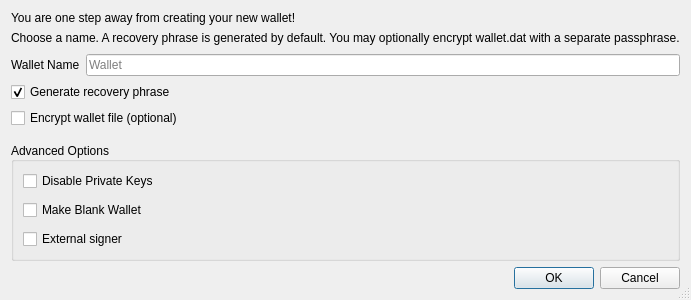
<?xml version="1.0" encoding="UTF-8"?>
<ui version="4.0">
 <class>CreateWalletDialog</class>
 <widget class="QDialog" name="CreateWalletDialog">
  <property name="geometry">
   <rect>
    <x>0</x>
    <y>0</y>
    <width>371</width>
    <height>298</height>
   </rect>
  </property>
  <property name="windowTitle">
   <string>Create Wallet</string>
  </property>
  <property name="sizeGripEnabled">
   <bool>true</bool>
  </property>
  <layout class="QVBoxLayout" name="verticalLayout">
   <item>
    <widget class="QLabel" name="label_description">
     <property name="sizePolicy">
      <sizepolicy hsizetype="Preferred" vsizetype="Preferred">
       <horstretch>0</horstretch>
       <verstretch>0</verstretch>
      </sizepolicy>
     </property>
     <property name="text">
      <string>You are one step away from creating your new wallet!</string>
     </property>
     <property name="alignment">
      <set>Qt::AlignLeading|Qt::AlignLeft|Qt::AlignVCenter</set>
     </property>
     <property name="wordWrap">
      <bool>false</bool>
     </property>
    </widget>
   </item>
   <item>
    <widget class="QLabel" name="label_subdescription">
     <property name="text">
      <string>Choose a name. A recovery phrase is generated by default. You may optionally encrypt wallet.dat with a separate passphrase.</string>
     </property>
    </widget>
   </item>
   <item>
    <spacer name="verticalSpacer">
     <property name="orientation">
      <enum>Qt::Vertical</enum>
     </property>
     <property name="sizeType">
      <enum>QSizePolicy::Fixed</enum>
     </property>
     <property name="sizeHint" stdset="0">
      <size>
       <width>20</width>
       <height>3</height>
      </size>
     </property>
    </spacer>
   </item>
   <item>
    <layout class="QHBoxLayout" name="horizontalLayout">
     <item>
      <widget class="QLabel" name="wallet_name_label">
       <property name="text">
        <string>Wallet Name</string>
       </property>
      </widget>
     </item>
     <item>
      <widget class="QLineEdit" name="wallet_name_line_edit">
       <property name="minimumSize">
        <size>
         <width>262</width>
         <height>0</height>
        </size>
       </property>
       <property name="placeholderText">
        <string>Wallet</string>
       </property>
      </widget>
     </item>
    </layout>
   </item>
   <item>
    <widget class="QCheckBox" name="show_recovery_phrase_checkbox">
     <property name="toolTip">
      <string>Generate a 24-word BIP39 recovery phrase (stored in wallet.dat). Shown once after creation with a backup warning. Not the same as the wallet encryption passphrase.</string>
     </property>
     <property name="text">
      <string>Generate recovery phrase</string>
     </property>
     <property name="checked">
      <bool>true</bool>
     </property>
    </widget>
   </item>
   <item>
    <widget class="QCheckBox" name="encrypt_wallet_checkbox">
     <property name="toolTip">
      <string>Encrypt wallet.dat on this device with a passphrase (local lock only). This is not your 24-word recovery phrase.</string>
     </property>
     <property name="text">
      <string>Encrypt wallet file (optional)</string>
     </property>
     <property name="checked">
      <bool>false</bool>
     </property>
    </widget>
   </item>
   <item>
    <spacer name="verticalSpacer_1">
     <property name="orientation">
      <enum>Qt::Vertical</enum>
     </property>
     <property name="sizeType">
      <enum>QSizePolicy::Fixed</enum>
     </property>
     <property name="sizeHint" stdset="0">
      <size>
       <width>20</width>
       <height>8</height>
      </size>
     </property>
    </spacer>
   </item>
   <item>
    <widget class="QGroupBox" name="groupBox">
     <property name="title">
      <string>Advanced Options</string>
     </property>
     <property name="alignment">
      <set>Qt::AlignLeading|Qt::AlignLeft|Qt::AlignVCenter</set>
     </property>
     <property name="flat">
      <bool>false</bool>
     </property>
     <property name="checkable">
      <bool>false</bool>
     </property>
     <layout class="QVBoxLayout" name="verticalLayout_groupbox">
      <property name="spacing">
       <number>9</number>
      </property>
      <item>
       <widget class="QCheckBox" name="disable_privkeys_checkbox">
        <property name="enabled">
         <bool>true</bool>
        </property>
        <property name="toolTip">
         <string>Disable private keys for this wallet. Wallets with private keys disabled will have no private keys and cannot have an HD seed or imported private keys. This is ideal for watch-only wallets.</string>
        </property>
        <property name="text">
         <string>Disable Private Keys</string>
        </property>
       </widget>
      </item>
      <item>
       <widget class="QCheckBox" name="blank_wallet_checkbox">
        <property name="toolTip">
         <string>Make a blank wallet. Blank wallets do not initially have private keys or scripts. Private keys and addresses can be imported using descriptors at a later time.</string>
        </property>
        <property name="text">
         <string>Make Blank Wallet</string>
        </property>
       </widget>
      </item>
      <item>
       <widget class="QCheckBox" name="external_signer_checkbox">
        <property name="toolTip">
         <string>Use an external signing device such as a hardware wallet. Configure the external signer script in wallet preferences first.</string>
        </property>
        <property name="text">
         <string>External signer</string>
        </property>
       </widget>
      </item>
     </layout>
    </widget>
   </item>
   <item>
    <spacer name="verticalSpacer_2">
     <property name="orientation">
      <enum>Qt::Vertical</enum>
     </property>
     <property name="sizeHint" stdset="0">
      <size>
       <width>20</width>
       <height>0</height>
      </size>
     </property>
    </spacer>
   </item>
   <item>
    <widget class="QDialogButtonBox" name="buttonBox">
     <property name="orientation">
      <enum>Qt::Horizontal</enum>
     </property>
     <property name="standardButtons">
      <set>QDialogButtonBox::Cancel|QDialogButtonBox::Ok</set>
     </property>
    </widget>
   </item>
  </layout>
 </widget>
 <tabstops>
  <tabstop>wallet_name_line_edit</tabstop>
  <tabstop>encrypt_wallet_checkbox</tabstop>
  <tabstop>disable_privkeys_checkbox</tabstop>
  <tabstop>blank_wallet_checkbox</tabstop>
  <tabstop>external_signer_checkbox</tabstop>
 </tabstops>
 <resources/>
 <connections>
  <connection>
   <sender>buttonBox</sender>
   <signal>accepted()</signal>
   <receiver>CreateWalletDialog</receiver>
   <slot>accept()</slot>
   <hints>
    <hint type="sourcelabel">
     <x>248</x>
     <y>254</y>
    </hint>
    <hint type="destinationlabel">
     <x>157</x>
     <y>274</y>
    </hint>
   </hints>
  </connection>
  <connection>
   <sender>buttonBox</sender>
   <signal>rejected()</signal>
   <receiver>CreateWalletDialog</receiver>
   <slot>reject()</slot>
   <hints>
    <hint type="sourcelabel">
     <x>316</x>
     <y>260</y>
    </hint>
    <hint type="destinationlabel">
     <x>286</x>
     <y>274</y>
    </hint>
   </hints>
  </connection>
 </connections>
</ui>
